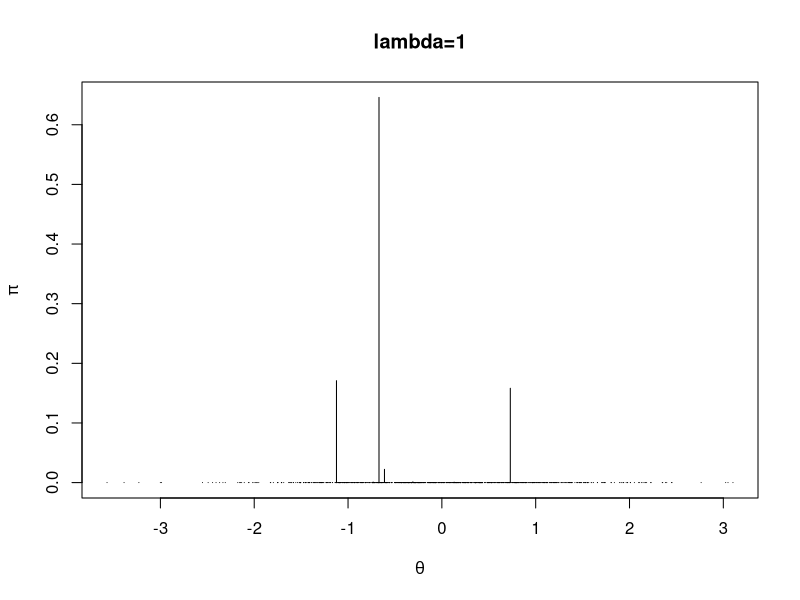

Write the R code that produced this figure.
## ---- chunk 1
knitr::opts_chunk$set(echo = TRUE)
## ---- chunk 2
lambda = 1
N = 1000
K = 1000

theta = matrix(rnorm(N*K), nrow=N,ncol=K)
v = matrix(rbeta(N*K, shape1=1, shape2=lambda), nrow=N, ncol=K)
pi=matrix(NA, nrow=N, ncol=K)

pi[,1] = v[,1]
pi[,2] = v[,2] * (1-pi[,1])
for(i in 3:K){
  pi[,i] = v[,i] * (1-apply(pi[,1:(i-1)],1,sum))
}

plot(theta[1,],pi[1,],"h",xlab=expression(theta),ylab=expression(pi),main=paste0("lambda=",lambda))
